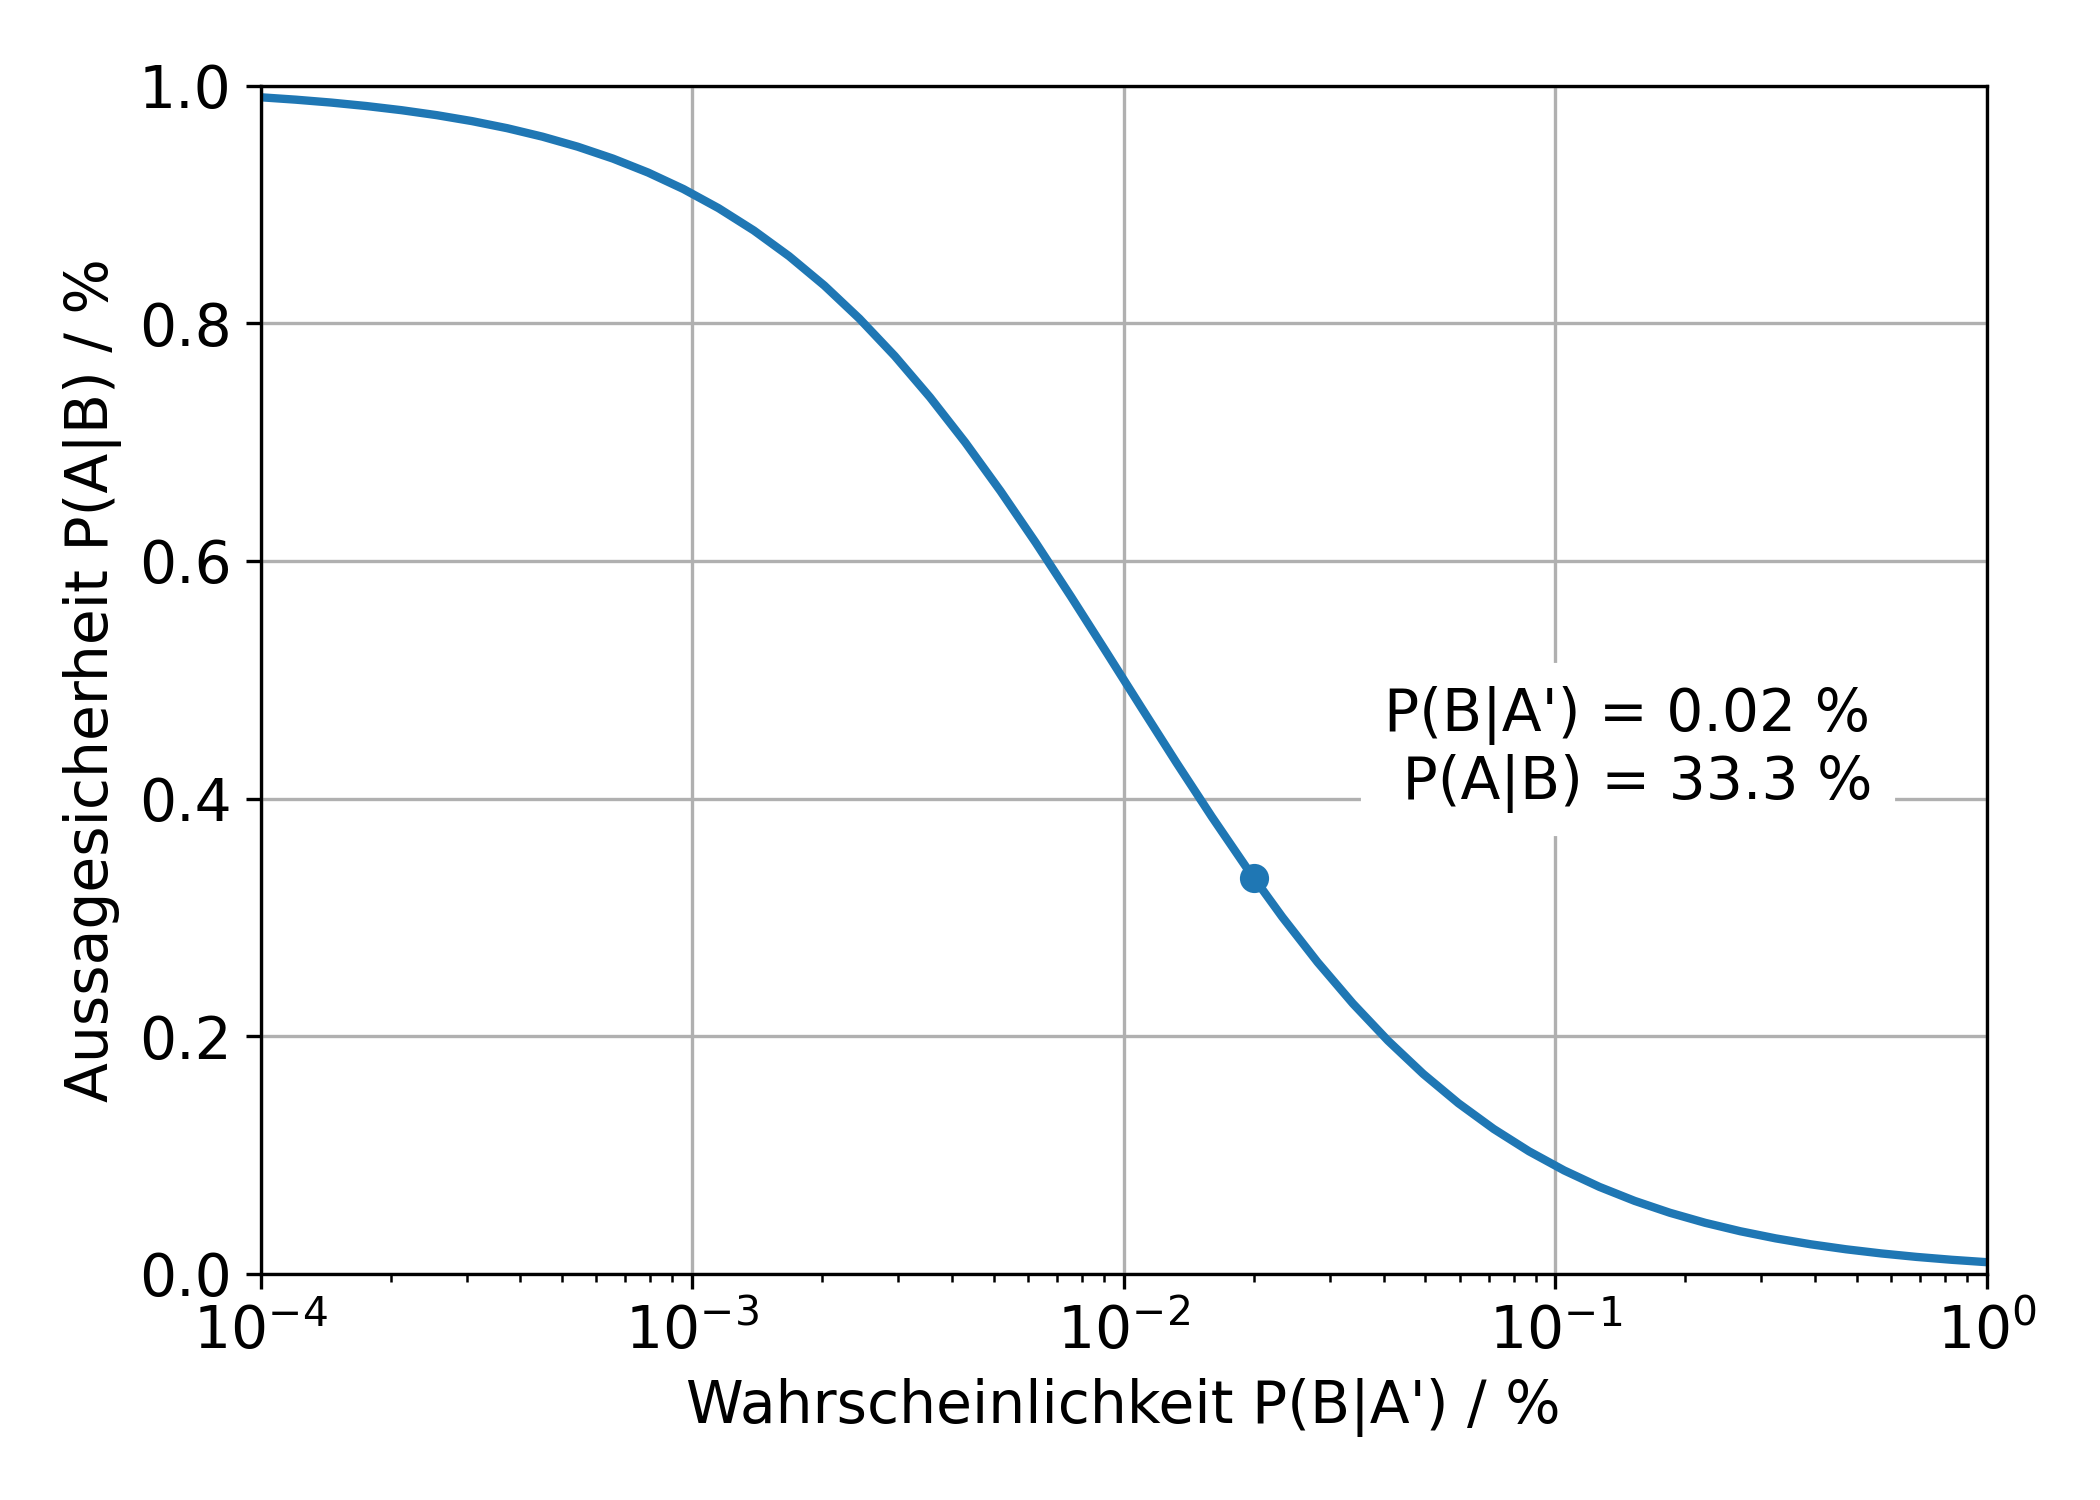

The Python source for this figure:
# -*- coding: utf-8 -*-

""" Auswertung zum Beispiel Sensordiagnose:
Wahrscheinlichkeit mit der ein Sensor wirklich defekt ist,
wenn er mit einer Diagnosefunktion als defekt eingestuft wurde
"""

import numpy as np
import matplotlib.pyplot as plt
import sys
import matplotlib
SMALL_SIZE = 14
matplotlib.rc('font', size=SMALL_SIZE)
matplotlib.rc('axes', titlesize=SMALL_SIZE)

# Generate dataset
PD = 1e-4
PND = 1-1e-4
PED_D = 0.9999
PED_ND = 0.0002

x = np.logspace(-4, 0, 50)
P_D_ED = PED_D*PD / (PED_D*PD+x/100*PND)

# Plot results
fig, ax = plt.subplots(figsize=(7, 5))
ax.semilogx(x, P_D_ED, 'C0', linewidth=2)
ax.semilogx(0.02, 0.333, 'C0o', markersize=6)
ax.grid(True)
ax.axis([1e-4, 1, 0, 1])
ax.set_xlabel("Wahrscheinlichkeit P(B|A') / %")
ax.set_ylabel('Aussagesicherheit P(A|B) / %')
ax.text(0.04, 0.4, "P(B|A') = 0.02 %\n P(A|B) = 33.3 %",
        bbox={'facecolor': 'white', 'edgecolor': 'white', 'alpha': 1, 'pad': 5}
        )

# Format and save file
plt.tight_layout()
filename = sys.argv[0].split('\\')[-1].split('.')[0]
plt.savefig(filename+'.pdf')
plt.savefig(filename+'.png')
